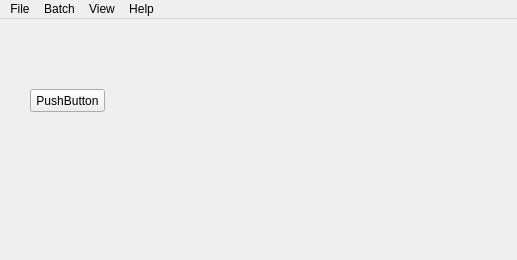
<?xml version="1.0" encoding="UTF-8"?>
<ui version="4.0">
 <class>MainWindow</class>
 <widget class="QMainWindow" name="MainWindow">
  <property name="geometry">
   <rect>
    <x>0</x>
    <y>0</y>
       <width>517</width>
       <height>260</height>
   </rect>
  </property>
  <property name="windowTitle">
   <string>GpuBatchImageEngine</string>
  </property>
  <widget class="QWidget" name="centralWidget">
      <widget class="QPushButton" name="pushButton">
    <property name="geometry">
     <rect>
         <x>30</x>
         <y>70</y>
         <width>75</width>
      <height>23</height>
     </rect>
    </property>
          <property name="text">
              <string>PushButton</string>
    </property>
   </widget>
  </widget>
     <widget class="QMenuBar" name="menuBar">
         <property name="geometry">
             <rect>
                 <x>0</x>
                 <y>0</y>
                 <width>517</width>
                 <height>23</height>
             </rect>
         </property>
         <widget class="QMenu" name="menuFile">
             <property name="title">
                 <string>File</string>
             </property>
             <addaction name="actionOpen"/>
             <addaction name="actionImportImage"/>
             <addaction name="actionPreference"/>
   </widget>
         <widget class="QMenu" name="menuBatch">
             <property name="title">
                 <string>Batch</string>
    </property>
             <addaction name="actionBatchWizard"/>
   </widget>
         <widget class="QMenu" name="menuView">
             <property name="title">
                 <string>View</string>
    </property>
         </widget>
         <widget class="QMenu" name="menuHelp">
             <property name="title">
                 <string>Help</string>
             </property>
             <addaction name="actionRA"/>
             <addaction name="actionBA"/>
             <addaction name="actionca"/>
             <addaction name="actionAbout"/>
         </widget>
         <addaction name="menuFile"/>
         <addaction name="menuBatch"/>
         <addaction name="menuView"/>
         <addaction name="menuHelp"/>
     </widget>
     <action name="actionOpen">
         <property name="text">
             <string>Open</string>
         </property>
     </action>
     <action name="actionImportImage">
         <property name="text">
             <string>ImportImage</string>
         </property>
     </action>
     <action name="actionPreference">
         <property name="text">
             <string>Preference</string>
         </property>
     </action>
     <action name="actionBatchWizard">
         <property name="text">
             <string>BatchWizard</string>
         </property>
     </action>
     <action name="actionRA">
         <property name="text">
             <string>RA</string>
         </property>
     </action>
     <action name="actionBA">
         <property name="text">
             <string>BA</string>
         </property>
     </action>
     <action name="actionca">
         <property name="text">
             <string>ca</string>
         </property>
     </action>
     <action name="actionAbout">
         <property name="text">
             <string>About</string>
         </property>
     </action>
 </widget>
 <resources/>
 <connections/>
</ui>
